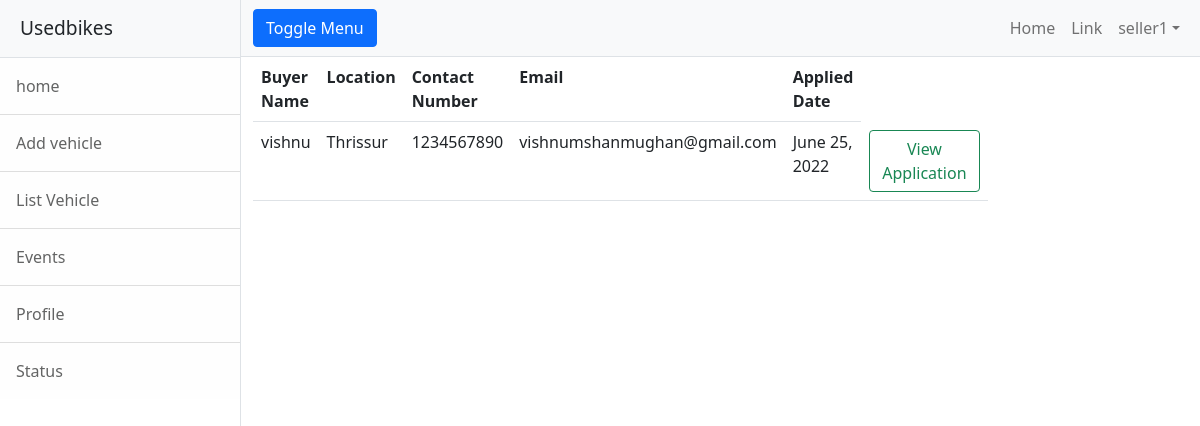
/usedbikes/application/all/8 (signed in), run on the app's committed database.
### usedbikes/models.py (models this page shows)
class User(AbstractUser):
    options=(("seller","seller"),
             ("buyer","buyer"))
    role=models.CharField(max_length=120,choices=options,default="buyer")
    phone=models.CharField(max_length=12,null=True)
    location=models.CharField(max_length=120)

class BikeApplication(models.Model):
    Buyer=models.ForeignKey(User,on_delete=models.CASCADE,related_name="Buyer")
    vehicle=models.ForeignKey(Bikes,on_delete=models.CASCADE)
    options=(
        ("applied","applied"),
        ("viewed","viewed"),
        ("reject","reject"),
        ("cancelled","cancelled")
    )
    status=models.CharField(max_length=120,choices=options,default="sending")
    date=models.DateField(auto_now_add=True)

### buyer/models.py (models this page shows)
class Buyerprofile(models.Model):
    profile_photo=models.ImageField(upload_to="buyerprofile")
    user=models.OneToOneField(User,on_delete=models.CASCADE,related_name="buyer")
    buyer=models.CharField(max_length=150)
    location=models.CharField(max_length=120)
    phone=models.CharField(max_length=12)
    email=models.EmailField(max_length=120)

### usedbikes/views.py (the view)
# urls.py: path("application/all/<int:id>",views.VehiclelistApplications.as_view(),name="veh-applist"),
class VehiclelistApplications(ListView):
    model=BikeApplication
    context_object_name = "application"
    template_name = "veh-applicationlist.html"
    def get_queryset(self):
        return BikeApplication.objects.filter(vehicle=self.kwargs.get("id")).exclude(status="cancelled")

### usedbikes/templates/veh-applicationlist.html (shortened to what this page needs)
{%extends 'base.html'%}
{%block body_block%}
<div class="row">
    <div class="col-8">
        <table class="table">
            <tr>
                <th>Buyer Name</th>
                <th>Location</th>
                <th>Contact Number</th>
                <th>Email</th>
                <th>Applied  Date</th>
            </tr>
            {%for application in application%}
            <tr>
                <td>{{application.Buyer.buyer.buyer}}</td>
                <td>{{application.Buyer.buyer.location}}</td>
                <td>{{application.Buyer.buyer.phone}}</td>
                <td>{{application.Buyer.email}}</td>
                <td>{{application.date}}</td>
                <td> <a href="{%url 'veh-detail' application.id%}" class="btn btn-outline-success">View Application</a>
</td>
            </tr>
            {%endfor%}
        </table>
    </div>
    <div class="col-4">
    </div>
</div>
{%endblock%}

### usedbikes/templates/base.html (shortened to what this page needs)
<!DOCTYPE html>
{%load static%}
<html lang="en">
    <head>
        <link href="{%static 'css/styles.css'%}" rel="stylesheet" />
    </head>
    <body>
        <div class="d-flex" id="wrapper">
            <div class="border-end bg-white" id="sidebar-wrapper">
                <div class="sidebar-heading border-bottom bg-light">Usedbikes</div>
                <div class="list-group list-group-flush">
                    <a class="list-group-item list-group-item-action list-group-item-light p-3" href="{%url 'bike-home' %}">home</a>
                    <a class="list-group-item list-group-item-action list-group-item-light p-3" href="{%url 'bikes-add'%}">Add vehicle</a>
                    <a class="list-group-item list-group-item-action list-group-item-light p-3" href="{%url 'bikes-list'%}">List Vehicle</a>
                    <a class="list-group-item list-group-item-action list-group-item-light p-3" href="#!">Events</a>
                    <a class="list-group-item list-group-item-action list-group-item-light p-3" href="#!">Profile</a>
                    <a class="list-group-item list-group-item-action list-group-item-light p-3" href="#!">Status</a>
                </div>
            </div>
            <div id="page-content-wrapper">
                <nav class="navbar navbar-expand-lg navbar-light bg-light border-bottom">
                    <div class="container-fluid">
                        <button class="btn btn-primary" id="sidebarToggle">Toggle Menu</button>
                        <div class="collapse navbar-collapse" id="navbarSupportedContent">
                            <ul class="navbar-nav ms-auto mt-2 mt-lg-0">
                                <li class="nav-item active"><a class="nav-link" href="#!">Home</a></li>
                                <li class="nav-item"><a class="nav-link" href="#!">Link</a></li>
                                <li class="nav-item dropdown">
                                    <a class="nav-link dropdown-toggle" id="navbarDropdown" href="#" role="button" data-bs-toggle="dropdown" aria-haspopup="true" aria-expanded="false">{{request.user}}</a>
                                </li>
                            </ul>
                        </div>
                    </div>
                </nav>
                <div class="container-fluid">
                    {%block body_block%}
                    {%endblock%}
                </div>
            </div>
        </div>
    </body>
</html>

### data on the page
User: user "seller1"
BikeApplication: Buyer.buyer.buyer "vishnu", Buyer.buyer.location "Thrissur", Buyer.buyer.phone "1234567890", Buyer.email "vishnumshanmughan@gmail.com", date "June 25, 2022"
